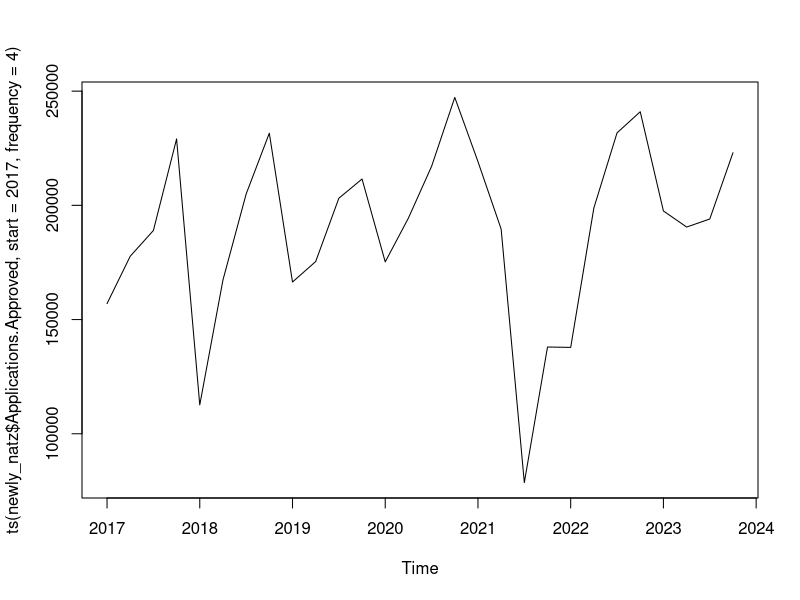
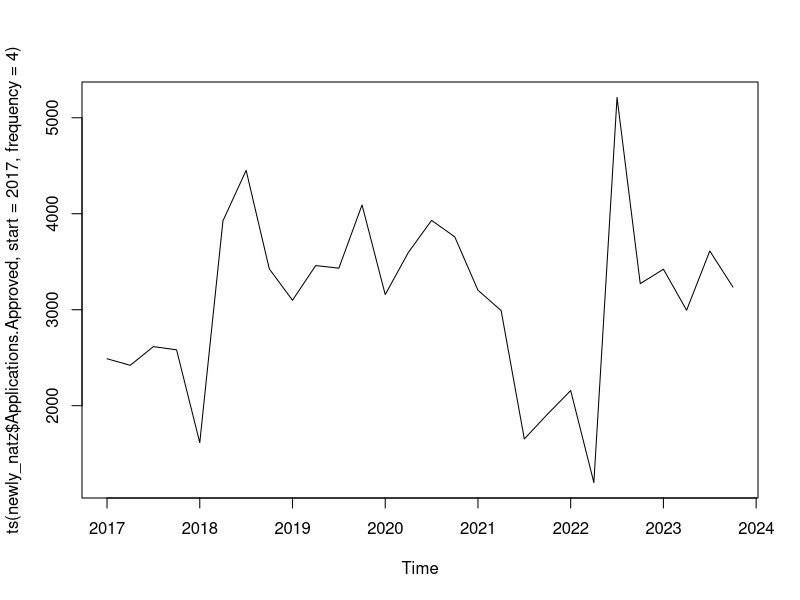

R code for these plots, in order:
library(tidyverse)
library(forecast)

# ====================
#read in quarterly data
dat <- read.csv("data/quarterly_natz.csv")
dat$t <- 1:nrow(dat)
mod <- lm(Applications.Approved ~ t + as.factor(Quarter), dat)

# predict onto 2022 (quarters 2,3,4)
to_predict<- data.frame(Year = c(2022, 2022, 2022), Quarter = c(2,3,4), t = c(26,27,28))
pred_y <- predict(mod, newdata = to_predict)

# create new dataframe with existing and predicted naturalizations from 2017 to 2022
to_predict$Applications.Approved <- pred_y
newly_natz <- rbind(dat, to_predict)

# plot trend
plot(ts(newly_natz$Applications.Approved, start = 2017, frequency=4))

# number of newly naturalized citizens from 2016
sum(newly_natz$Applications.Approved)

# number of newly naturalized citizens in FY 2022
sum(newly_natz %>% subset(Year == 2022) %>% select(Applications.Approved))

# =======================
#read in quarterly data
dat <- read.csv("data/quarterly_natz_ohio.csv")
dat$t <- 1:nrow(dat)
mod <- lm(Applications.Approved ~ t + as.factor(Quarter), dat)

# predict onto 2022 (quarters 2,3,4)
to_predict<- data.frame(Year = c(2022, 2022, 2022), Quarter = c(2,3,4), t = c(26,27,28))
pred_y <- predict(mod, newdata = to_predict)

# create new dataframe with existing and predicted naturalizations from 2017 to 2022
to_predict$Applications.Approved <- pred_y
newly_natz <- rbind(dat, to_predict)

# plot trend
plot(ts(newly_natz$Applications.Approved, start = 2017, frequency=4))

# number of newly naturalized citizens from 2016
sum(newly_natz$Applications.Approved, na.rm = T)

# number of newly naturalized citizens in FY 2022
sum(newly_natz %>% subset(Year == 2022) %>% select(Applications.Approved))
